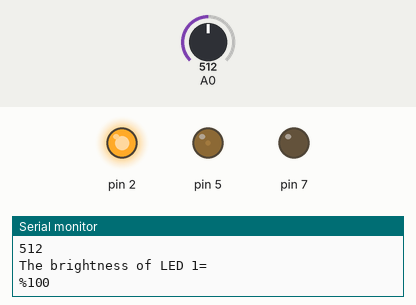
Recording of a sketch running on a simulated Arduino Uno, built with avr-gcc and run on an emulated ATmega328P. Shown: output pins drawn as LEDs (lit = HIGH), the last lines printed to the serial monitor. The inputs (shaded band) are chosen by the test bench; at power-on: A0 = 512.

Above: at 2.8 s.
2.9 s: A0 set to 716
At 4.9 s:
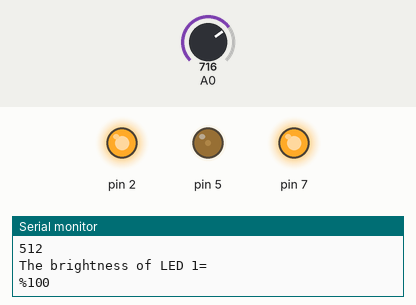
5.6 s: A0 set to 1023
At 6.4 s:
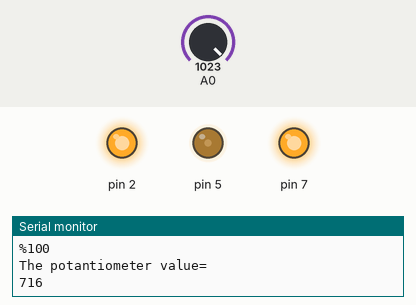
8.3 s: A0 set to 306
At 10.8 s:
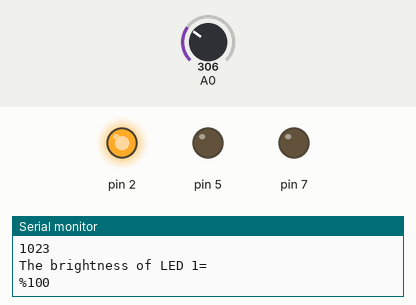
11.5 s: A0 set to 0
At 12.4 s:
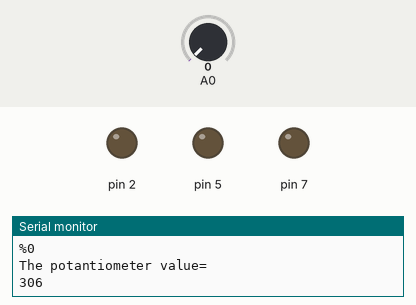
14.2 s: A0 set to 43
At 16.7 s:
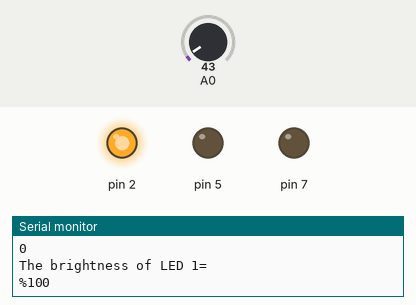
Timing chart, 0 to 18.2 s (numbered marks = the images above; inputs shaded):
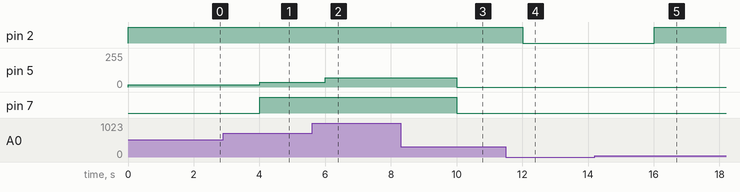

Measured:
- after the input at 2.9 s, pin 5: 18/255 → 37/255 after 1.1 s; pin 7: LOW → HIGH after 1.1 s
- after the input at 5.6 s, pin 5: 37/255 → 68/255 after 0.40 s
- after the input at 8.3 s, pin 5: 68/255 → 0/255 after 1.7 s; pin 7: HIGH → LOW after 1.7 s
- after the input at 11.5 s, pin 2: HIGH → LOW after 0.51 s
- after the input at 14.2 s, pin 2: LOW → HIGH after 1.8 s

The sketch:

hermak451quiz1.ino
```cpp
void setup() {
  // put your setup code here, to run once:
  Serial.begin(9600);
  pinMode(2, OUTPUT);
  pinMode(5, OUTPUT);
  pinMode(7, OUTPUT);
}
void loop() {
  // put your main code here, to run repeatedly:
  int potValue = analogRead(A0);
  int mappedValue = map(potValue, 0, 1023, 0, 100);  // 100 arasında mapledım 100 u uce boldum
                                                     // led 1 icin
  if (mappedValue > 0) {
    digitalWrite(2, HIGH);
  } else {
    digitalWrite(2, LOW);
  }
  // led 2 ıcın
  if (mappedValue > 33) {
    analogWrite(5, mappedValue - 32);  // 33 ten sonra led 2 yı en bastan baslatması ıcın
  } else {
    analogWrite(5, 0);
  }
  // led 3 icin
  if (mappedValue > 66) {
    digitalWrite(7, HIGH);
  } else {
    digitalWrite(7, LOW);
  }

  delay(500);
  Serial.println("The brightness of LED 1=");
  if (mappedValue > 0) {
    Serial.println("%100");
  } else {
    Serial.println("%0");
  }
  delay(500);
  Serial.println("The brightness of LED 2=%");
  // led 2 ıcın bı duzenleme yaptım cheat gıbı
  if (mappedValue > 66) {
    Serial.println(mappedValue);
  } else if (mappedValue > 33) {
    Serial.println(mappedValue - 32);
  } else {
    Serial.println("0");
  }

  delay(500);
  Serial.println("The brightness of LED 3 =");
  if (mappedValue > 66) {
    Serial.println("%100");
  } else {
    Serial.println("%0");
  }
  // potansiyometre degerını yazdırır
  delay(500);
  Serial.println("The potantiometer value= ");
  Serial.println(potValue);
}
```
